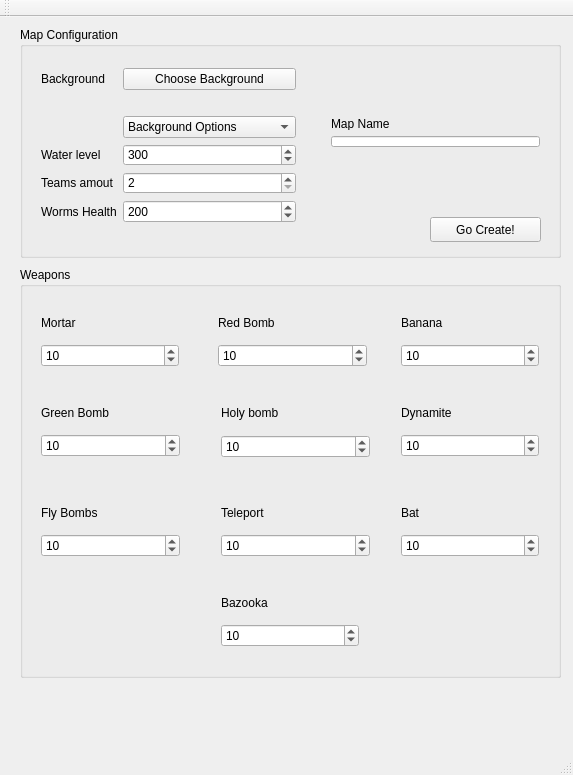
<?xml version="1.0" encoding="UTF-8"?>
<ui version="4.0">
 <class>EditorLauncher</class>
 <widget class="QMainWindow" name="EditorLauncher">
  <property name="geometry">
   <rect>
    <x>0</x>
    <y>0</y>
    <width>573</width>
    <height>775</height>
   </rect>
  </property>
  <property name="windowTitle">
   <string>EditorLauncher</string>
  </property>
  <widget class="QWidget" name="centralWidget">
   <widget class="QGroupBox" name="group_weapons_config">
    <property name="geometry">
     <rect>
      <x>20</x>
      <y>250</y>
      <width>541</width>
      <height>411</height>
     </rect>
    </property>
    <property name="title">
     <string>Weapons</string>
    </property>
    <widget class="QWidget" name="verticalLayoutWidget_2">
     <property name="geometry">
      <rect>
       <x>10</x>
       <y>30</y>
       <width>160</width>
       <height>81</height>
      </rect>
     </property>
     <layout class="QVBoxLayout" name="weapon_mortar">
      <item>
       <layout class="QHBoxLayout" name="horizontalLayout">
        <item>
         <widget class="QLabel" name="label_mortar">
          <property name="text">
           <string>Mortar</string>
          </property>
         </widget>
        </item>
        <item>
         <widget class="QLabel" name="label_mortar_picture">
          <property name="text">
           <string/>
          </property>
          <property name="pixmap">
           <pixmap resource="resources.qrc">:/resources/graphics/Weapon Icons/mortar.1.png</pixmap>
          </property>
         </widget>
        </item>
       </layout>
      </item>
      <item>
       <widget class="QSpinBox" name="mortar_ammo">
        <property name="maximum">
         <number>999999999</number>
        </property>
        <property name="value">
         <number>10</number>
        </property>
       </widget>
      </item>
     </layout>
    </widget>
    <widget class="QWidget" name="verticalLayoutWidget_3">
     <property name="geometry">
      <rect>
       <x>10</x>
       <y>120</y>
       <width>161</width>
       <height>81</height>
      </rect>
     </property>
     <layout class="QVBoxLayout" name="weapon_green_bomb">
      <item>
       <layout class="QHBoxLayout" name="horizontalLayout_5">
        <item>
         <widget class="QLabel" name="label_green_bomb">
          <property name="text">
           <string>Green Bomb</string>
          </property>
         </widget>
        </item>
        <item>
         <widget class="QLabel" name="label_green_bomb_picture">
          <property name="text">
           <string/>
          </property>
          <property name="pixmap">
           <pixmap resource="resources.qrc">:/resources/graphics/Weapon Icons/grenade.1.png</pixmap>
          </property>
         </widget>
        </item>
       </layout>
      </item>
      <item>
       <widget class="QSpinBox" name="green_bomb_ammo">
        <property name="maximum">
         <number>999999999</number>
        </property>
        <property name="value">
         <number>10</number>
        </property>
       </widget>
      </item>
     </layout>
    </widget>
    <widget class="QWidget" name="verticalLayoutWidget_4">
     <property name="geometry">
      <rect>
       <x>187</x>
       <y>30</y>
       <width>171</width>
       <height>81</height>
      </rect>
     </property>
     <layout class="QVBoxLayout" name="weapon_red_bomb">
      <item>
       <layout class="QHBoxLayout" name="horizontalLayout_2">
        <item>
         <widget class="QLabel" name="label_red_bomb">
          <property name="text">
           <string>Red Bomb</string>
          </property>
         </widget>
        </item>
        <item>
         <widget class="QLabel" name="label_red_bomb_picture">
          <property name="text">
           <string/>
          </property>
          <property name="pixmap">
           <pixmap resource="resources.qrc">:/resources/graphics/Weapon Icons/cluster.1.png</pixmap>
          </property>
         </widget>
        </item>
       </layout>
      </item>
      <item>
       <widget class="QSpinBox" name="red_bomb_ammo">
        <property name="maximum">
         <number>999999999</number>
        </property>
        <property name="value">
         <number>10</number>
        </property>
       </widget>
      </item>
     </layout>
    </widget>
    <widget class="QWidget" name="verticalLayoutWidget_5">
     <property name="geometry">
      <rect>
       <x>190</x>
       <y>120</y>
       <width>171</width>
       <height>82</height>
      </rect>
     </property>
     <layout class="QVBoxLayout" name="weapon_holy_bomb">
      <item>
       <layout class="QHBoxLayout" name="horizontalLayout_6">
        <item>
         <widget class="QLabel" name="label_holy_bomb">
          <property name="text">
           <string>&lt;html&gt;&lt;head/&gt;&lt;body&gt;&lt;p&gt;Holy bomb&lt;/p&gt;&lt;/body&gt;&lt;/html&gt;</string>
          </property>
         </widget>
        </item>
        <item>
         <widget class="QLabel" name="label_holy_bomb_picture">
          <property name="text">
           <string/>
          </property>
          <property name="pixmap">
           <pixmap resource="resources.qrc">:/resources/graphics/Weapon Icons/hgrenade.1.png</pixmap>
          </property>
         </widget>
        </item>
       </layout>
      </item>
      <item>
       <widget class="QSpinBox" name="holy_bomb_ammo">
        <property name="maximum">
         <number>999999999</number>
        </property>
        <property name="value">
         <number>10</number>
        </property>
       </widget>
      </item>
     </layout>
    </widget>
    <widget class="QWidget" name="verticalLayoutWidget_6">
     <property name="geometry">
      <rect>
       <x>370</x>
       <y>30</y>
       <width>160</width>
       <height>81</height>
      </rect>
     </property>
     <layout class="QVBoxLayout" name="weapon_banana">
      <item>
       <layout class="QHBoxLayout" name="horizontalLayout_3">
        <item>
         <widget class="QLabel" name="label_banana">
          <property name="text">
           <string>Banana</string>
          </property>
         </widget>
        </item>
        <item>
         <widget class="QLabel" name="label_banana_picture">
          <property name="text">
           <string/>
          </property>
          <property name="pixmap">
           <pixmap resource="resources.qrc">:/resources/graphics/Weapon Icons/banana.1.png</pixmap>
          </property>
         </widget>
        </item>
       </layout>
      </item>
      <item>
       <widget class="QSpinBox" name="banana_ammo">
        <property name="maximum">
         <number>999999999</number>
        </property>
        <property name="value">
         <number>10</number>
        </property>
       </widget>
      </item>
     </layout>
    </widget>
    <widget class="QWidget" name="verticalLayoutWidget_7">
     <property name="geometry">
      <rect>
       <x>370</x>
       <y>120</y>
       <width>160</width>
       <height>81</height>
      </rect>
     </property>
     <layout class="QVBoxLayout" name="weapon_dynamite">
      <item>
       <layout class="QHBoxLayout" name="horizontalLayout_7">
        <item>
         <widget class="QLabel" name="label_dynamite">
          <property name="text">
           <string>Dynamite</string>
          </property>
         </widget>
        </item>
        <item>
         <widget class="QLabel" name="label_dynamite_picture">
          <property name="text">
           <string/>
          </property>
          <property name="pixmap">
           <pixmap resource="resources.qrc">:/resources/graphics/Weapon Icons/dynamite.1.png</pixmap>
          </property>
         </widget>
        </item>
       </layout>
      </item>
      <item>
       <widget class="QSpinBox" name="dynamite_ammo">
        <property name="maximum">
         <number>999999999</number>
        </property>
        <property name="value">
         <number>10</number>
        </property>
       </widget>
      </item>
     </layout>
    </widget>
    <widget class="QWidget" name="verticalLayoutWidget_8">
     <property name="geometry">
      <rect>
       <x>10</x>
       <y>220</y>
       <width>161</width>
       <height>81</height>
      </rect>
     </property>
     <layout class="QVBoxLayout" name="weapon_fly_bombs">
      <item>
       <layout class="QHBoxLayout" name="horizontalLayout_8">
        <item>
         <widget class="QLabel" name="label_fly_bombs">
          <property name="text">
           <string>Fly Bombs</string>
          </property>
         </widget>
        </item>
        <item>
         <widget class="QLabel" name="label_fly_bombs_picture">
          <property name="text">
           <string/>
          </property>
          <property name="pixmap">
           <pixmap resource="resources.qrc">:/resources/graphics/Weapon Icons/airstrke.1.png</pixmap>
          </property>
         </widget>
        </item>
       </layout>
      </item>
      <item>
       <widget class="QSpinBox" name="fly_bombs_ammo">
        <property name="maximum">
         <number>999999999</number>
        </property>
        <property name="value">
         <number>10</number>
        </property>
       </widget>
      </item>
     </layout>
    </widget>
    <widget class="QWidget" name="verticalLayoutWidget_9">
     <property name="geometry">
      <rect>
       <x>190</x>
       <y>220</y>
       <width>171</width>
       <height>81</height>
      </rect>
     </property>
     <layout class="QVBoxLayout" name="weapon_teleport">
      <item>
       <layout class="QHBoxLayout" name="horizontalLayout_9">
        <item>
         <layout class="QHBoxLayout" name="horizontalLayout_10">
          <item>
           <widget class="QLabel" name="label_teleport">
            <property name="text">
             <string>Teleport</string>
            </property>
           </widget>
          </item>
          <item>
           <widget class="QLabel" name="label_teleport_picture">
            <property name="text">
             <string/>
            </property>
            <property name="pixmap">
             <pixmap resource="resources.qrc">:/resources/graphics/Weapon Icons/teleport.1.png</pixmap>
            </property>
           </widget>
          </item>
         </layout>
        </item>
       </layout>
      </item>
      <item>
       <widget class="QSpinBox" name="teleport_ammo">
        <property name="maximum">
         <number>999999999</number>
        </property>
        <property name="value">
         <number>10</number>
        </property>
       </widget>
      </item>
     </layout>
    </widget>
    <widget class="QWidget" name="verticalLayoutWidget_10">
     <property name="geometry">
      <rect>
       <x>370</x>
       <y>220</y>
       <width>160</width>
       <height>81</height>
      </rect>
     </property>
     <layout class="QVBoxLayout" name="weapon_bat">
      <item>
       <layout class="QHBoxLayout" name="horizontalLayout_11">
        <item>
         <widget class="QLabel" name="label_bat">
          <property name="text">
           <string>Bat</string>
          </property>
         </widget>
        </item>
        <item>
         <widget class="QLabel" name="label_bat_picture">
          <property name="text">
           <string/>
          </property>
          <property name="pixmap">
           <pixmap resource="resources.qrc">:/resources/graphics/Weapon Icons/baseball.1.png</pixmap>
          </property>
         </widget>
        </item>
       </layout>
      </item>
      <item>
       <widget class="QSpinBox" name="bat_ammo">
        <property name="maximum">
         <number>999999999</number>
        </property>
        <property name="value">
         <number>10</number>
        </property>
       </widget>
      </item>
     </layout>
    </widget>
    <widget class="QWidget" name="verticalLayoutWidget_11">
     <property name="geometry">
      <rect>
       <x>190</x>
       <y>310</y>
       <width>160</width>
       <height>81</height>
      </rect>
     </property>
     <layout class="QVBoxLayout" name="weapon_bazooka">
      <item>
       <layout class="QHBoxLayout" name="horizontalLayout_4">
        <item>
         <widget class="QLabel" name="label_bazooka">
          <property name="text">
           <string>Bazooka</string>
          </property>
         </widget>
        </item>
        <item>
         <widget class="QLabel" name="label_bazooka_picture_">
          <property name="text">
           <string/>
          </property>
          <property name="pixmap">
           <pixmap resource="resources.qrc">:/resources/graphics/Weapon Icons/bazooka.1.png</pixmap>
          </property>
         </widget>
        </item>
       </layout>
      </item>
      <item>
       <widget class="QSpinBox" name="bazooka_ammo">
        <property name="maximum">
         <number>999999999</number>
        </property>
        <property name="value">
         <number>10</number>
        </property>
       </widget>
      </item>
     </layout>
    </widget>
    <widget class="QLabel" name="label_errors">
     <property name="geometry">
      <rect>
       <x>140</x>
       <y>0</y>
       <width>411</width>
       <height>20</height>
      </rect>
     </property>
     <property name="text">
      <string>&lt;html&gt;&lt;head/&gt;&lt;body&gt;&lt;p&gt;&lt;span style=&quot; color:#ef2929;&quot;&gt;&lt;br/&gt;&lt;/span&gt;&lt;/p&gt;&lt;/body&gt;&lt;/html&gt;</string>
     </property>
     <property name="textFormat">
      <enum>Qt::RichText</enum>
     </property>
    </widget>
   </widget>
   <widget class="QGroupBox" name="group_map_config">
    <property name="geometry">
     <rect>
      <x>20</x>
      <y>10</y>
      <width>541</width>
      <height>231</height>
     </rect>
    </property>
    <property name="title">
     <string>Map Configuration</string>
    </property>
    <widget class="QWidget" name="formLayoutWidget">
     <property name="geometry">
      <rect>
       <x>10</x>
       <y>30</y>
       <width>277</width>
       <height>177</height>
      </rect>
     </property>
     <layout class="QFormLayout" name="layout_map_config">
      <item row="0" column="0">
       <widget class="QLabel" name="label_background">
        <property name="text">
         <string>Background</string>
        </property>
       </widget>
      </item>
      <item row="0" column="1">
       <widget class="QPushButton" name="background_path">
        <property name="text">
         <string>Choose Background</string>
        </property>
       </widget>
      </item>
      <item row="2" column="1">
       <widget class="QComboBox" name="background_options">
        <item>
         <property name="text">
          <string>Background Options</string>
         </property>
        </item>
        <item>
         <property name="text">
          <string>mosaic</string>
         </property>
        </item>
        <item>
         <property name="text">
          <string>expanded</string>
         </property>
        </item>
        <item>
         <property name="text">
          <string>centered</string>
         </property>
        </item>
       </widget>
      </item>
      <item row="3" column="0">
       <widget class="QLabel" name="label_water_level">
        <property name="text">
         <string>Water level</string>
        </property>
       </widget>
      </item>
      <item row="3" column="1">
       <widget class="QSpinBox" name="water_level">
        <property name="minimum">
         <number>100</number>
        </property>
        <property name="maximum">
         <number>1000</number>
        </property>
        <property name="value">
         <number>300</number>
        </property>
       </widget>
      </item>
      <item row="4" column="0">
       <widget class="QLabel" name="label_Teams_amount">
        <property name="text">
         <string>Teams amout</string>
        </property>
       </widget>
      </item>
      <item row="4" column="1">
       <widget class="QSpinBox" name="teams_amount">
        <property name="minimum">
         <number>2</number>
        </property>
        <property name="maximum">
         <number>3</number>
        </property>
       </widget>
      </item>
      <item row="5" column="0">
       <widget class="QLabel" name="labels_worms_health">
        <property name="text">
         <string>Worms Health</string>
        </property>
       </widget>
      </item>
      <item row="5" column="1">
       <widget class="QSpinBox" name="worms_health">
        <property name="minimum">
         <number>1</number>
        </property>
        <property name="maximum">
         <number>400</number>
        </property>
        <property name="value">
         <number>200</number>
        </property>
       </widget>
      </item>
      <item row="1" column="1">
       <widget class="QLabel" name="label">
        <property name="text">
         <string/>
        </property>
       </widget>
      </item>
     </layout>
    </widget>
    <widget class="QLabel" name="label_background_path">
     <property name="geometry">
      <rect>
       <x>10</x>
       <y>60</y>
       <width>531</width>
       <height>21</height>
      </rect>
     </property>
     <property name="text">
      <string/>
     </property>
    </widget>
    <widget class="QWidget" name="verticalLayoutWidget">
     <property name="geometry">
      <rect>
       <x>300</x>
       <y>80</y>
       <width>231</width>
       <height>51</height>
      </rect>
     </property>
     <layout class="QVBoxLayout" name="verticalLayout">
      <item>
       <widget class="QLabel" name="label_2">
        <property name="text">
         <string>Map Name</string>
        </property>
       </widget>
      </item>
      <item>
       <widget class="QLineEdit" name="map_name"/>
      </item>
     </layout>
    </widget>
    <widget class="QPushButton" name="go_create">
     <property name="geometry">
      <rect>
       <x>410</x>
       <y>190</y>
       <width>111</width>
       <height>25</height>
      </rect>
     </property>
     <property name="text">
      <string>Go Create!</string>
     </property>
    </widget>
   </widget>
  </widget>
  <widget class="QMenuBar" name="menuBar">
   <property name="geometry">
    <rect>
     <x>0</x>
     <y>0</y>
     <width>573</width>
     <height>22</height>
    </rect>
   </property>
  </widget>
  <widget class="QToolBar" name="mainToolBar">
   <attribute name="toolBarArea">
    <enum>TopToolBarArea</enum>
   </attribute>
   <attribute name="toolBarBreak">
    <bool>false</bool>
   </attribute>
  </widget>
  <widget class="QStatusBar" name="statusBar"/>
 </widget>
 <layoutdefault spacing="6" margin="11"/>
 <resources>
  <include location="resources.qrc"/>
 </resources>
 <connections/>
</ui>
